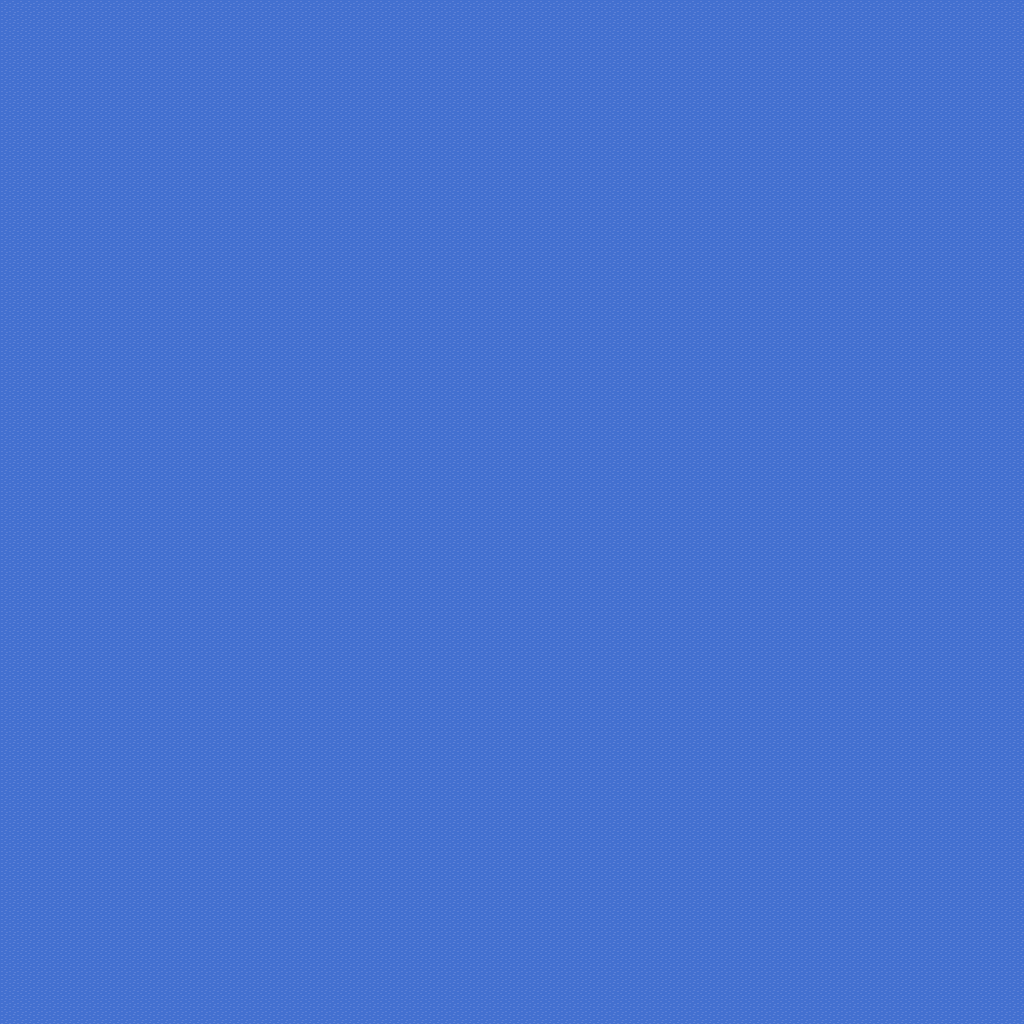

This is a level from a 2D game, rendered from its Tiled map with the project's own tilesets. A one-line summary and the map file follow, with tile-layer data summarised:
An orthogonal 128x128 tile map with 8x8 px tiles, 1 tile layer (ground).

<map version="1.9" tiledversion="1.9.0" orientation="orthogonal" renderorder="right-down" width="128" height="128" tilewidth="8" tileheight="8" infinite="0" nextlayerid="3" nextobjectid="1">
 <tileset firstgid="1" source="../../tilesets/ForgottenPlains/ForgottenPlainsTiles.tsx" />
 <layer id="1" name="ground" width="128" height="128">
  <data>[16384 cells, 16384 non-empty, 2 distinct tile ids]</data>
 </layer>
</map>
